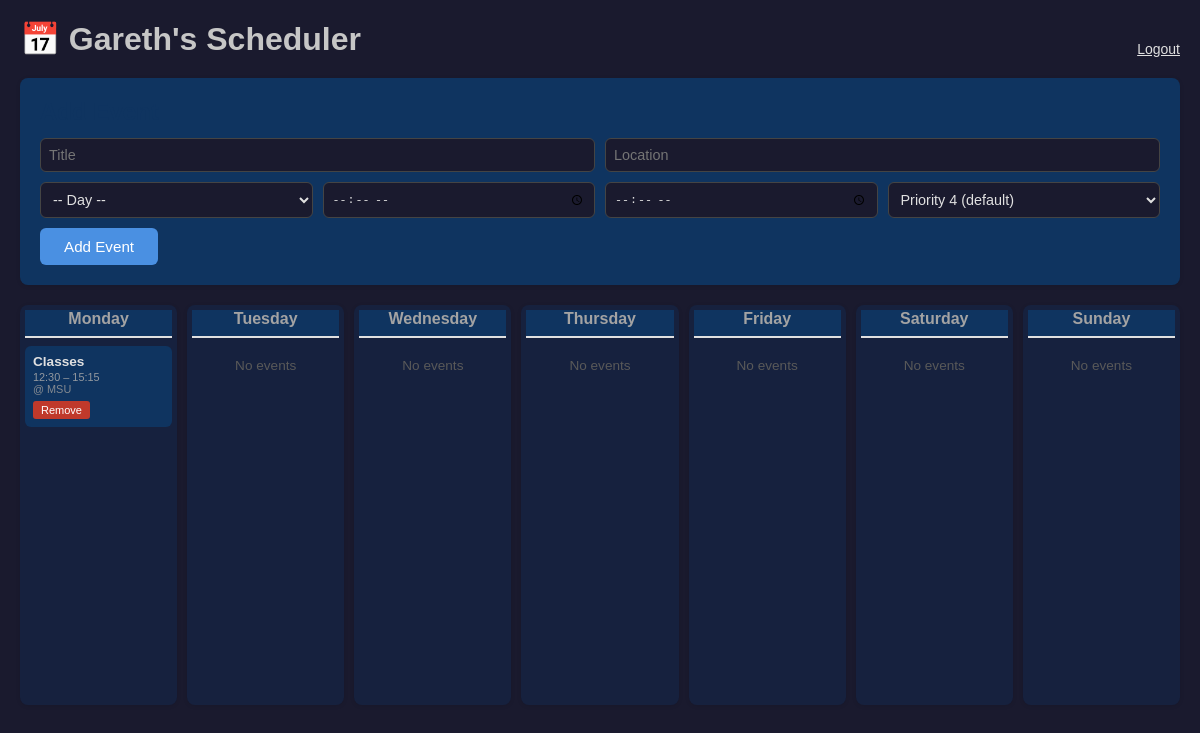
Page / (signed in) on the earlier database version.
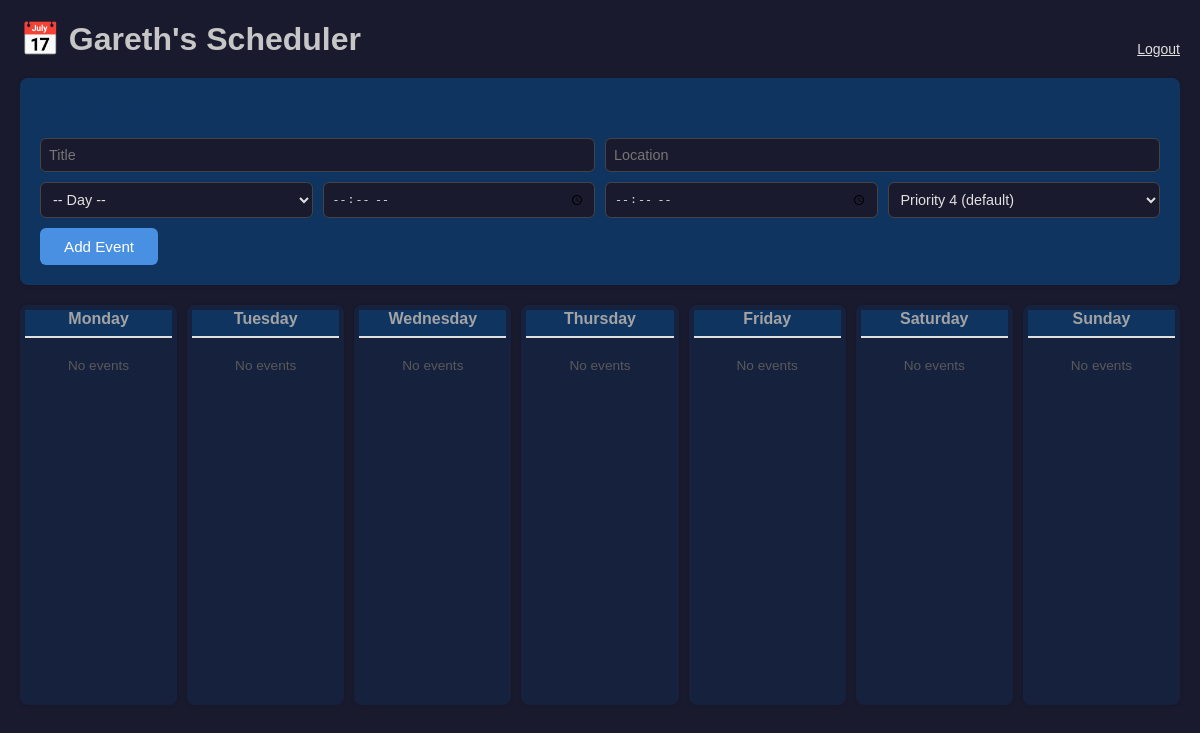
Same page on the later database version.
### tables this page shows
CREATE TABLE events (
            id TEXT PRIMARY KEY,
            user_id INTEGER NOT NULL,
            title TEXT,
            day TEXT,
            start TEXT,
            end TEXT,
            location TEXT,
            priority INTEGER
        );

### app.py (the view)
@app.route("/")
@login_required
def home():
    user = get_current_user()
    return render_template("index.html", week=user.week, conflict=None,
                           username=session["username"])

### app.py (called while the page is built)
def login_required(func):
    @wraps(func)  # preserves the original function's name and info
    def wrapper(*args, **kwargs):
        if "user_id" not in session:
            return redirect(url_for("login"))
        return func(*args, **kwargs)
    return wrapper

def get_current_user():
    user = User(session["username"])
    for event in load_events_for_user(session["user_id"]):
        user.add_event(event)
    return user

### database.py (called while the page is built)
def get_connection():
    conn = sqlite3.connect(DATABASE)
    conn.row_factory = sqlite3.Row
    return conn

def load_events_for_user(user_id):
    conn = get_connection()
    cursor = conn.cursor()
    cursor.execute("SELECT * FROM events WHERE user_id = ?", (user_id,))
    rows = cursor.fetchall()
    conn.close()
    events = []
    for row in rows:
        event = Event(
            row["day"],
            row["start"],
            row["end"],
            row["title"],
            row["location"],
            row["priority"]
        )
        event.id = row["id"]
        events.append(event)
    return events

### logic.py (called while the page is built, shortened)
    def has_conflict(self, new_event):
        for existing in self.events:
            if new_event.start_time < existing.end_time and new_event.end_time > existing.start_time:
                return existing
        return None

    def add_event(self, event):
        conflict = self.has_conflict(event)
        if not conflict:
            self.events.append(event)
            self.events.sort(key=lambda e: e.start_time)
            return

    def add_event(self, *args):
        for event in args:
            self.week[event.day_num].add_event(event)

### templates/index.html (shortened to what this page needs)
<!DOCTYPE html>
<html lang="en">
<head>
</head>
<body>
   <div style="display: flex; justify-content: space-between; align-items: center;">
    <h1>📅 {{ username }}'s Scheduler</h1>
    <a href="/logout" style="color: #e0e0e0; font-size: 14px;">Logout</a>
</div>
    <div class="form-container">
        <h2>Add Event</h2>
        <form action="/add" method="POST">
            <div class="form-row">
                <input name="title" placeholder="Title" required>
                <input name="location" placeholder="Location" required>
            </div>
            <div class="form-row">
                <select name="day" required>
                    <option value="">-- Day --</option>
                </select>
                <input name="start" type="time" required>
                <input name="end" type="time" required>
                <select name="priority">
                    <option value="4" selected>Priority 4 (default)</option>
                </select>
            </div>
            <button type="submit">Add Event</button>
        </form>
    </div>
    <div class="calendar">
        {% for day in week %}
        <div class="day-column">
            <div class="day-header">{{ day.day_name }}</div>
            {% if day.events %}
                {% for event in day.events %}
                <div class="event">
                    <div class="event-title">{{ event.title }}</div>
                    <div class="event-time">
                        {{ event.start_time.strftime('%H:%M') }} – {{ event.end_time.strftime('%H:%M') }}
                    </div>
                    <div class="event-location">@ {{ event.location }}</div>
                    <form action="/remove" method="POST" style="margin-top: 6px;">
                        <button type="submit" style="
                            background: #c0392b;
                            color: white;
                            border: none;
                            border-radius: 3px;
                            padding: 3px 8px;
                            cursor: pointer;
                            font-size: 11px;
                        ">Remove</button>
                    </form>
                </div>
                {% endfor %}
            {% else %}
                <div class="no-events">No events</div>
            {% endif %}
        </div>
        {% endfor %}
    </div>
</body>
</html>

### templates/index.html (style rules this page uses)
* { box-sizing: border-box; margin: 0; padding: 0; }
body { font-family: Arial, sans-serif; background: #1a1a2e; color: #e0e0e0; padding: 20px; }
h1 { text-align: center; margin-bottom: 20px; color: #c6c6c6; }
.calendar { display: grid; grid-template-columns: repeat(7, 1fr); gap: 10px; }
.day-column { background: #16213e; border-radius: 8px; padding: 5px; min-height: 400px; box-shadow: 0 1px 4px rgba(0,0,0,0.1); }
.day-header { font-weight: bold; text-align: center; padding-bottom: 8px; margin-bottom: 8px; border-bottom: 2px solid #e0e0e0; color: #a3a3a3; background: #0f3460; text-transform: capitalize; }
.no-events { color: #595959; font-size: 0.85em; text-align: center; margin-top: 20px; }
.form-container { background: #0f3460; border-radius: 8px; padding: 20px; margin-bottom: 20px; box-shadow: 0 1px 4px rgba(0,0,0,0.1); }
.form-container h2 { margin-bottom: 12px; color: #0f3460; }
.form-row { display: flex; gap: 10px; margin-bottom: 10px; flex-wrap: wrap; }
input, select { padding: 8px; border: 1px solid #444; background: #1a1a2e; color: #e0e0e0; border-radius: 6px; font-size: 0.9em; flex: 1; }
button { background: #4a90e2; color: white; border: none; padding: 10px 24px; border-radius: 6px; cursor: pointer; font-size: 0.95em; }

Differences in the rows shown:
removed events: title "Classes", start_time "12:30", end_time "15:15", location "MSU"
Other differences:
new list line: "No events"
